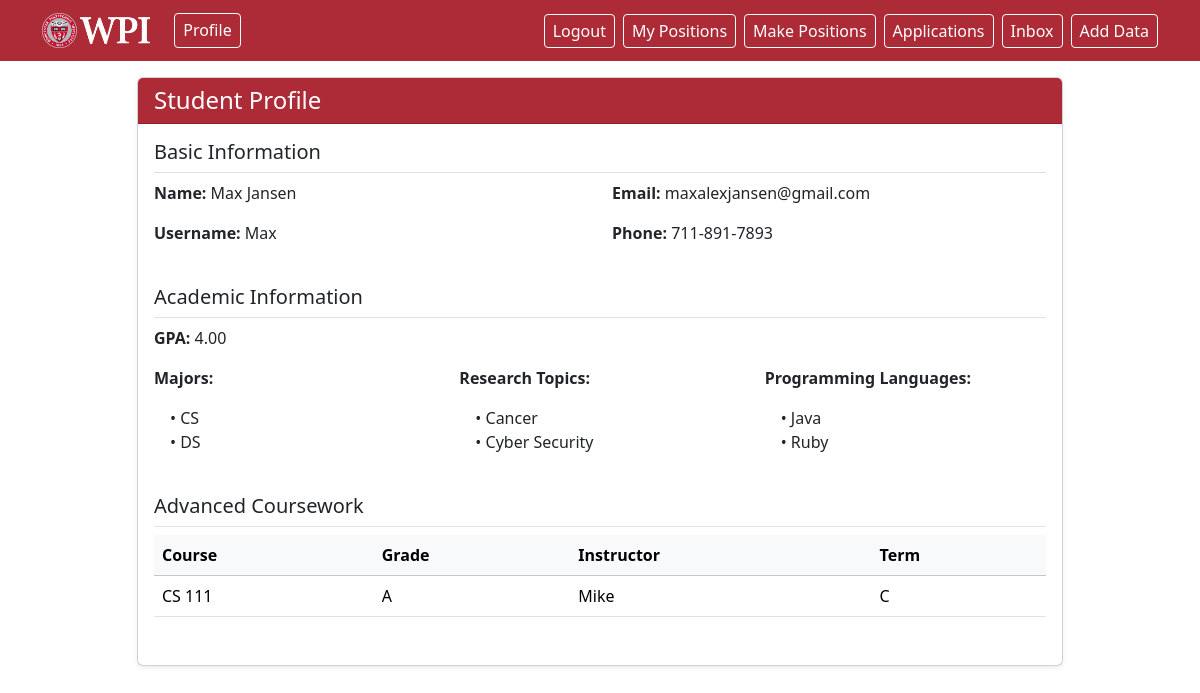
The app's page /faculty/application/2/profile (signed in) with its own data.
### app/main/models.py (models this page shows, shortened)
class User(UserMixin, db.Model):
    id : sqlo.Mapped[int] = sqlo.mapped_column(primary_key=True)
    username : sqlo.Mapped[str] = sqlo.mapped_column(sqla.String(64), unique=True, index=True)
    first_name : sqlo.Mapped[str] = sqlo.mapped_column(sqla.String(64))
    last_name : sqlo.Mapped[str] = sqlo.mapped_column(sqla.String(64))
    email : sqlo.Mapped[str] = sqlo.mapped_column(sqla.String(120), unique=True, index=True)
    phone : sqlo.Mapped[Optional[str]] = sqlo.mapped_column(sqla.String(32), nullable=True)
    password_hash : sqlo.Mapped[str] = sqlo.mapped_column(sqla.String(256))
    type = db.Column(db.String(20), nullable=False, default="student")
    microsoft_id : sqlo.Mapped[Optional[str]] = sqlo.mapped_column(sqla.String(128), unique=True, index=True, nullable=True)
    profile: sqlo.Mapped['Profile'] = sqlo.relationship(
        back_populates='user', uselist=False, cascade='all, delete-orphan'
    )
    times : sqlo.Mapped[Optional[list['TimeSlots']]] = sqlo.relationship(
        secondary=user_time_slot,
        lazy='selectin'
    )
    @property
    def role(self):
        return self.type
    def is_faculty(self):
        return self.type == 'faculty'

class Profile(db.Model):
    user_id: sqlo.Mapped[int] = sqlo.mapped_column(
        sqla.ForeignKey('user.id'), primary_key=True
    )
    gpa: sqlo.Mapped[Optional[float]] = sqlo.mapped_column(sqla.Float, nullable=True)
    user: sqlo.Mapped[User] = sqlo.relationship(foreign_keys=[user_id], back_populates='profile')
    majors: sqlo.Mapped[Optional[list[Major]]] = sqlo.relationship(
        secondary=profile_major,
        lazy='selectin')
    languages : sqlo.Mapped[Optional[list[Language]]] = sqlo.relationship(
        secondary=profile_language,
        lazy='selectin'
    )
    research_topics: sqlo.Mapped[Optional[list['ResearchTopic']]] = sqlo.relationship(
        secondary=profile_topic,
        lazy='selectin'
    )
    courses: sqlo.Mapped[Optional[list['StudentCourse']]] = sqlo.relationship(
        secondary=profile_course,
        lazy='selectin'
    )

class Major(db.Model):
    id : sqlo.Mapped[int] = sqlo.mapped_column(primary_key=True)
    name : sqlo.Mapped[str] = sqlo.mapped_column(sqla.String(64), unique=True)

class ResearchTopic(db.Model):
    id : sqlo.Mapped[int] = sqlo.mapped_column(primary_key=True)
    name : sqlo.Mapped[str] = sqlo.mapped_column(sqla.String(128), unique=True)

class Language(db.Model):
    id: sqlo.Mapped[int] = sqlo.mapped_column(primary_key=True)
    name: sqlo.Mapped[str] = sqlo.mapped_column(sqla.String(64), unique=True)

class StudentCourse(db.Model):
    id: sqlo.Mapped[int] = sqlo.mapped_column(primary_key=True)
    course_name: sqlo.Mapped[str] = sqlo.mapped_column(sqla.String(128))
    grade: sqlo.Mapped[Optional[str]] = sqlo.mapped_column(sqla.String(16), nullable=True)
    instructor: sqlo.Mapped[Optional[str]] = sqlo.mapped_column(sqla.String(128), nullable=True)
    term: sqlo.Mapped[Optional[str]] = sqlo.mapped_column(sqla.String(32), nullable=True)

### app/faculty/faculty_routes.py (the view)
@faculty_bp.route('/application/<int:app_id>/profile', methods=['GET'])
@role_required('faculty')
def profile_view(app_id: int):
    application = db.session.get(Applications, app_id)
    profile = _get_or_create_profile(application.student)
    courses = application.student.profile.courses or []
    return render_template('display_profile.html', user=application.student, profile=profile, courses=courses)

### app/main/models.py (called while the page is built)
@login.user_loader
def load_user(id):
    return db.session.get(User, int(id))

### app/main/routes.py (called while the page is built)
def _get_or_create_profile(user: User) -> Profile:
    profile = user.profile
    if not profile:
        profile = Profile(user_id=user.id)
        db.session.add(profile)
        db.session.commit()
    return profile

### app/main/templates/display_profile.html (shortened to what this page needs)
{% extends "base.html" %}
{% block content %}
<div class="row">
  <div class="col-md-10 offset-md-1">
    <div class="card shadow-sm">
      <div class="card-header text-white d-flex justify-content-between align-items-center" style="background-color: #AC2B37;">
        <h4 class="mb-0">{% if user.is_faculty() %}Faculty Profile{% else %}Student Profile{% endif %}</h4>
      </div>
      <div class="card-body">
        <div class="mb-4">
          <h5 class="border-bottom pb-2">Basic Information</h5>
          <div class="row">
            <div class="col-md-6">
              <p><strong>Name:</strong> {{ user.first_name }} {{ user.last_name }}</p>
              <p><strong>Username:</strong> {{ user.username }}</p>
            </div>
            <div class="col-md-6">
              <p><strong>Email:</strong> {{ user.email }}</p>
              <p><strong>Phone:</strong> {{ user.phone }}</p>
            </div>
          </div>
        </div>
        {% if not user.is_faculty() %}
        <div class="mb-4">
          <h5 class="border-bottom pb-2">Academic Information</h5>
          <p><strong>GPA:</strong>
            {% if profile.gpa is not none %}
              {{ '%.2f'|format(profile.gpa) }}
            {% else %}
              —
            {% endif %}
          </p>
          <div class="row">
            <div class="col-md-4">
              <p><strong>Majors:</strong></p>
              {% set majors = profile.majors %}
              {% if majors %}
                <ul class="list-unstyled ms-3">
                  {% for m in majors %}<li>• {{ m.name }}</li>{% endfor %}
                </ul>
              {% else %}
                <p class="text-muted ms-3">Not specified</p>
              {% endif %}
            </div>
            <div class="col-md-4">
              <p><strong>Research Topics:</strong></p>
              {% set research_topics = profile.research_topics %}
              {% if research_topics %}
                <ul class="list-unstyled ms-3">
                  {% for i in research_topics %}<li>• {{ i.name }}</li>{% endfor %}
                </ul>
              {% else %}
                <p class="text-muted ms-3">Not specified</p>
              {% endif %}
            </div>
            <div class="col-md-4">
              <p><strong>Programming Languages:</strong></p>
              {% set languages = profile.languages %}
              {% if languages %}
                <ul class="list-unstyled ms-3">
                  {% for l in languages %}<li>• {{ l.name }}</li>{% endfor %}
                </ul>
              {% else %}
                <p class="text-muted ms-3">Not specified</p>
              {% endif %}
            </div>
          </div>
        </div>
        <div class="mb-3">
          <h5 class="border-bottom pb-2">Advanced Coursework</h5>
          {% if courses %}
            <div class="table-responsive">
              <table class="table table-hover">
                <thead class="table-light">
                  <tr>
                    <th>Course</th>
                    <th>Grade</th>
                    <th>Instructor</th>
                    <th>Term</th>
                  </tr>
                </thead>
                <tbody>
                  {% for c in courses %}
                  <tr>
                    <td>{{ c.course_name }}</td>
                    <td>{{ c.grade or '—' }}</td>
                    <td>{{ c.instructor or '—' }}</td>
                    <td>{{ c.term or '—' }}</td>
                  </tr>
                  {% endfor %}
                </tbody>
              </table>
            </div>
          {% else %}
            <p class="text-muted">No coursework added yet.</p>
          {% endif %}
        </div>
        {% endif %}
      </div>
    </div>
  </div>
</div>
{% endblock %}

### records on screen
User: first_name "Max", last_name "Jansen", username "Max", email "maxalexjansen@gmail.com", phone "711-891-7893"
Profile: gpa "4.00"
Major: name "CS"
Major: name "DS"
ResearchTopic: name "Cancer"
ResearchTopic: name "Cyber Security"
Language: name "Java"
Language: name "Ruby"
StudentCourse: course_name "CS 111", grade "A", instructor "Mike", term "C"
